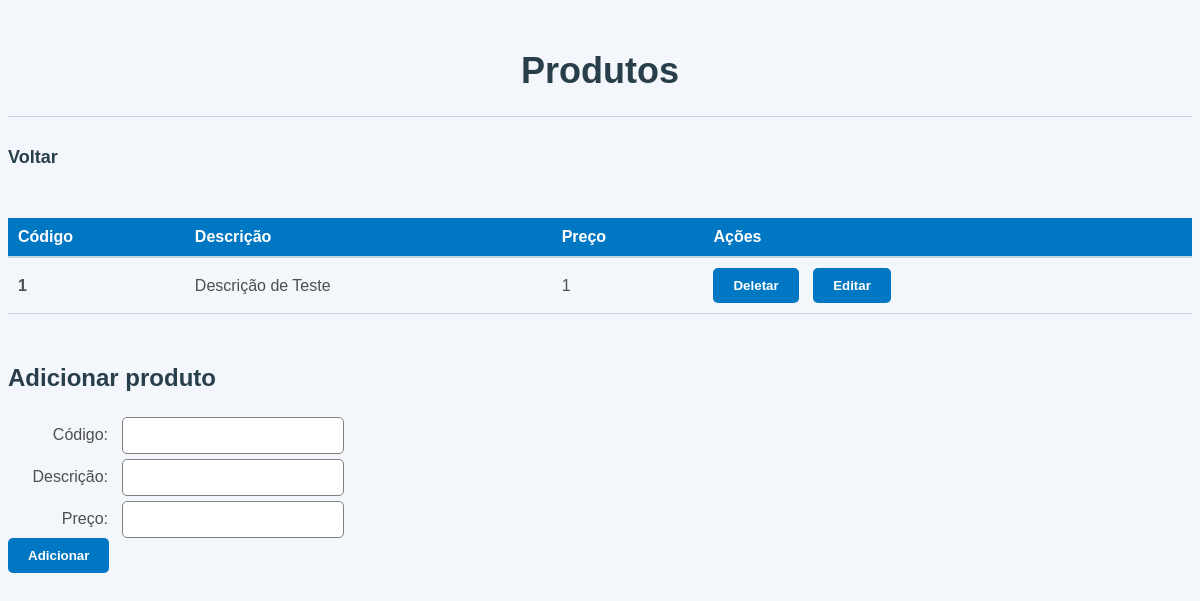
Before: /produto.php with the older database file.
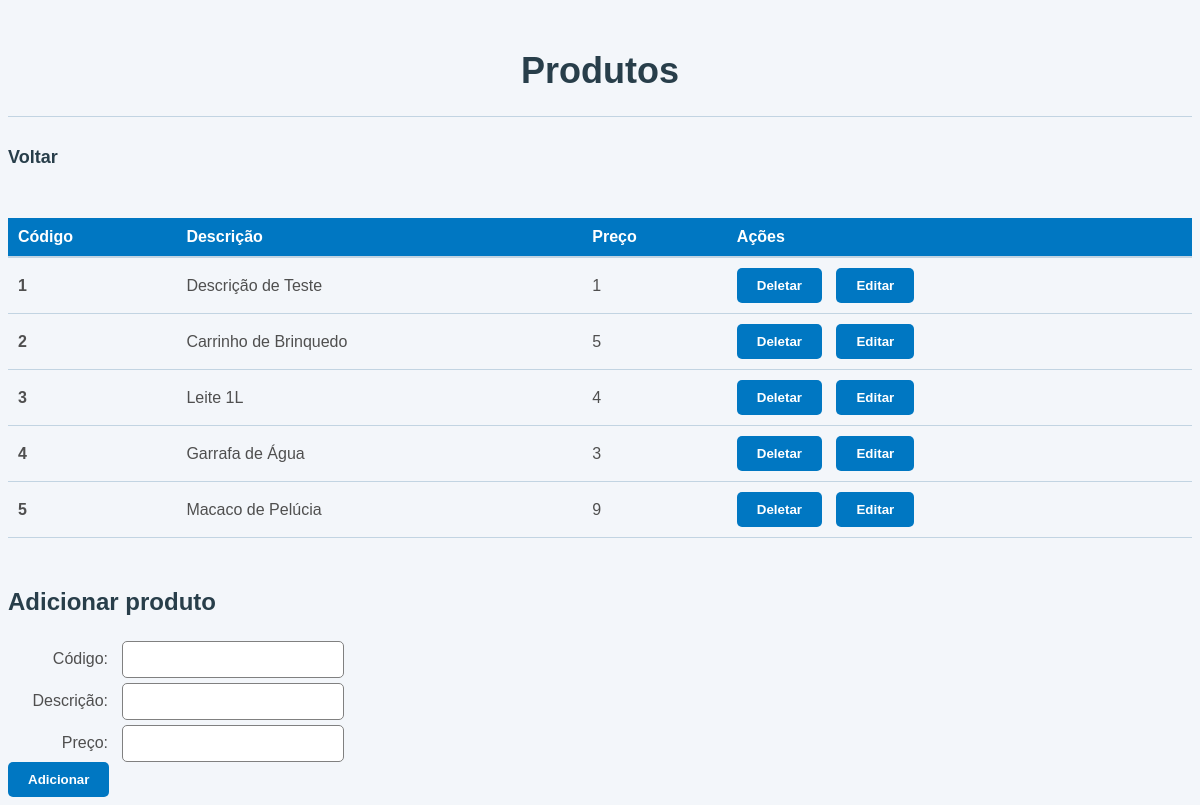
After: the same page with the newer database file.
### tables this page shows
CREATE TABLE Produto (
    codigo INTEGER PRIMARY KEY,
    descricao TEXT,
    preco REAL
);

### crud.php (called while the page is built, shortened)
<?php
require_once 'database.php';
function readProdutos() {
    global $db;
    $stmt = $db->prepare('SELECT * FROM Produto');
    $result = $stmt->execute();
    $produtos = array();
    while ($row = $result->fetchArray(SQLITE3_ASSOC)) {
        $produtos[] = $row;
    }
    return $produtos;
}

### produto.php (the view, shortened to what this page needs)
<?php
require_once 'database.php';
require_once 'crud.php';
$produtos = readProdutos();
?>
<!DOCTYPE html>
<html>
<head>
  <link rel="stylesheet" href="styles.css"/>
</head>
<body>
	<h1>Produtos</h1>
  <hr/>
  <a href="index.php">Voltar</a>
  <br/>
	<table>
		<thead>
			<tr>
				<th>Código</th>
				<th>Descrição</th>
				<th>Preço</th>
				<th>Ações</th>
			</tr>
		</thead>
		<tbody>
			<?php foreach ($produtos as $produto): ?>
			<tr>
				<td><?php echo $produto['codigo']; ?></td>
				<td><?php echo $produto['descricao']; ?></td>
				<td><?php echo $produto['preco']; ?></td>
				<td>
					<form method="POST">
						<button type="submit" name="submitDeleteProduto">Deletar</button>
					</form>
					<form method="GET" action="produto_form.php">
						<button type="submit">Editar</button>
					</form>
				</td>
			</tr>
			<?php endforeach; ?>
		</tbody>
	</table>
  	<h2>Adicionar produto</h2>
  	<form method="POST">
		<label>Código:</label>
		<input type="number" name="codigo"><br>
		<label>Descrição:</label>
		<input type="text" name="descricao"><br>
		<label>Preço:</label>
		<input type="number" name="preco"><br>
		<button type="submit" name="submitInsertProduto">Adicionar</button>
	</form>
</body>
</html>

### styles.css (style rules this page uses)
body { background-color: #F3F6FA; font-family: Arial, sans-serif; color: #4F4F4F; }
h1 { font-size: 36px; color: #283E4A; text-align: center; margin-top: 50px; }
h2 { font-size: 24px; color: #283E4A; margin-top: 50px; }
hr { border: none; height: 1px; background-color: #C2D4E2; margin-bottom: 30px; }
table { width: 100%; border-collapse: collapse; margin-top: 30px; }
thead th { background-color: #0077C2; color: #FFFFFF; font-weight: bold; text-align: left; padding: 10px; border-bottom: 2px solid #C2D4E2; }
tbody td { border-bottom: 1px solid #C2D4E2; padding: 10px; }
tbody td:first-child { font-weight: bold; }
form { display: inline-block; }
button { background-color: #0077C2; color: #FFFFFF; font-weight: bold; border: none; border-radius: 5px; padding: 10px 20px; margin-right: 10px; transition: all 0.2s ease-in-out; }
input[type="text"], input[type="date"], input[type="number"], select { padding: 10px; border: 1px solid gray; border-radius: 5px; margin-right: 10px; margin-top: 5px; width: 200px; }
label { display: inline-block; width: 100px; text-align: right; margin-right: 10px; }
a { color: #283E4A; text-decoration: none; font-weight: bold; font-size: 18px; border-bottom: 2px solid transparent; transition: all 0.2s ease-in-out; display: block; margin-top: 20px; }

Changed rows visible on the page:
added produto: codigo "2", descricao "Carrinho de Brinquedo", preco "5"
added produto: codigo "3", descricao "Leite 1L", preco "4"
added produto: codigo "4", descricao "Garrafa de Água", preco "3"
added produto: codigo "5", descricao "Macaco de Pelúcia", preco "9"
